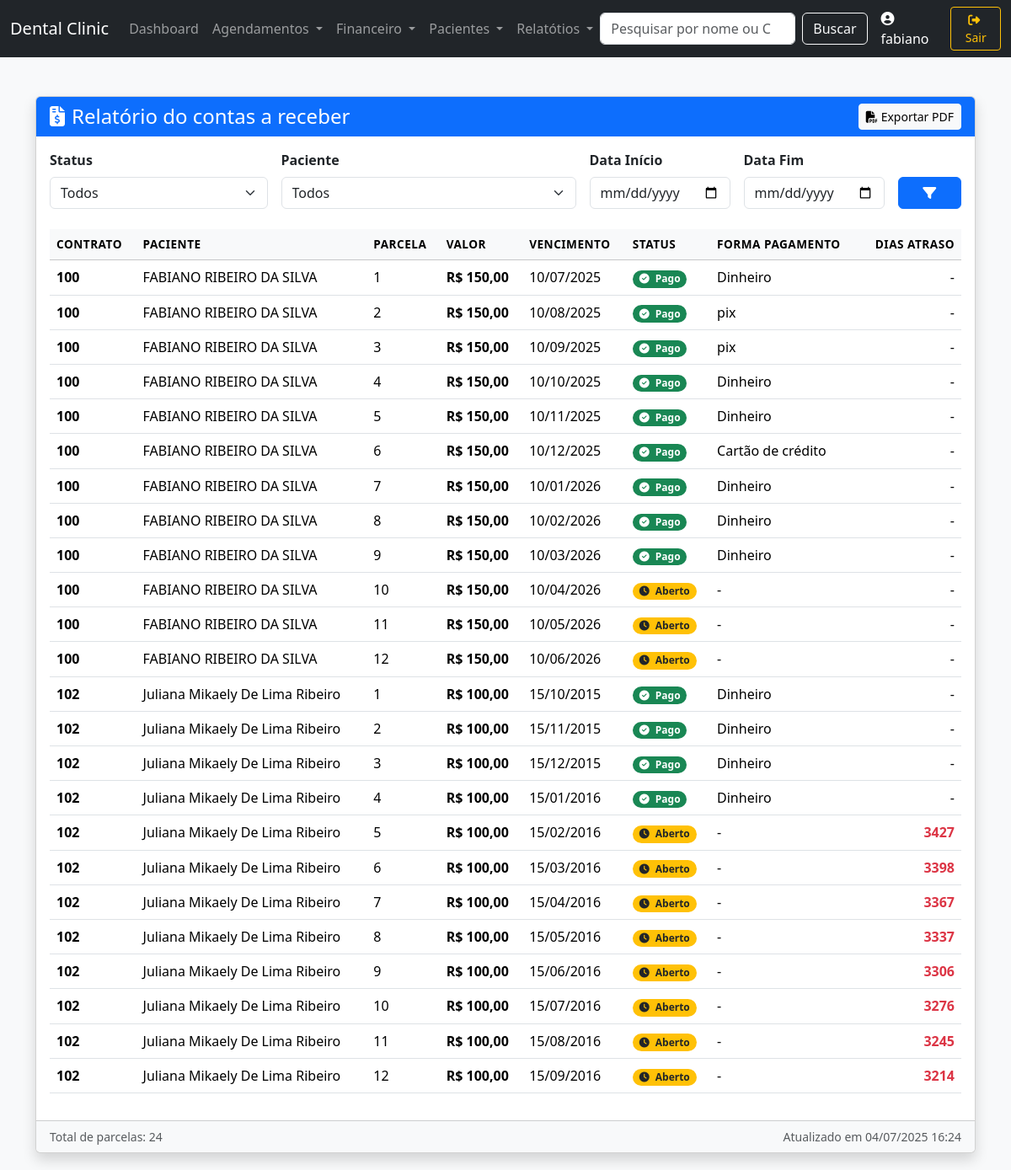
The page /financeiro/parcela/relatorio-parcelas/ (signed in) on the database its author committed.
### financeiro/models.py (models this page shows, shortened)
class Parcela(models.Model):
    FORMA_PAGAMENTO_CHOICES = [
        ('dinheiro', 'Dinheiro'),
        ('pix_pj', 'Pix PJ'),
        ('pix_pf', 'Pix PF'),
        ('cartao_credito', 'Cartão de crédito'),
        ('cartao_debito', 'Cartão de débito'),
    ]
    contrato = models.ForeignKey(Contrato, on_delete=models.CASCADE, related_name='parcelas')
    numero = models.PositiveIntegerField(verbose_name="Parcela")
    data_vencimento = models.DateField()
    valor = models.DecimalField(max_digits=10, decimal_places=2)
    valor_pago = models.DecimalField(max_digits=10, decimal_places=2, null=True, blank=True)  # <== ADICIONADO
    status = models.CharField(max_length=20, choices=[('aberto', 'Aberto'), ('pago', 'Pago')], default="aberto")
    data_pagamento = models.DateField(null=True, blank=True)
    forma_pagamento = models.CharField(max_length=20, choices=FORMA_PAGAMENTO_CHOICES, null=True, blank=True)
    observacao = models.TextField(blank=True)

class Contrato(models.Model):
    STATUS_CONTRATO_CHOICES = [
        ('ativo', 'ATIVO'),
        ('pendente', 'PENDENTE'),
        ('cancelado', 'CANCELADO'),
        ]
    paciente = models.ForeignKey('paciente.Paciente', on_delete=models.CASCADE, verbose_name='Paciente')
    plano = models.ForeignKey(Plano, on_delete=models.CASCADE, verbose_name='Plano')
    data_adesao = models.DateField(default=date.today, verbose_name='Adesão')
    dia_vencimento = models.IntegerField(choices=[(d, f"Dia {d}") for d in [5, 10, 15, 20, 25, 30]], verbose_name='Vencimento')
    numero_contrato = models.CharField(max_length=20, unique=True, verbose_name='Contrato')
    status_contrato = models.CharField(max_length=20, verbose_name='Status', choices=STATUS_CONTRATO_CHOICES, null=True, blank=True)

### paciente/models.py (models this page shows, shortened)
class Paciente(models.Model):
    nome = models.CharField(max_length=100)
    cpf = models.CharField(max_length=14, unique=True)
    data_nascimento = models.DateField()
    nome_pai = models.CharField(max_length=150, blank=True, null=True)
    nome_mae = models.CharField(max_length=150, blank=True, null=True)
    nacionalidade = models.CharField(max_length=100, blank=True, null=True)
    naturalidade = models.CharField(max_length=100, blank=True, null=True)
    estado_civil = models.CharField(
        max_length=20,
        choices=[
            ('solteiro', 'Solteiro(a)'),
            ('casado', 'Casado(a)'),
            ('divorciado', 'Divorciado(a)'),
            ('viuvo', 'Viúvo(a)'),
            ('outro', 'Outro'),
        ],
        blank=True,
        null=True
    )
    sexo = models.CharField(
        max_length=10,
        choices=[
            ('masculino', 'Masculino'),
            ('feminino', 'Feminino'),
            ('outro', 'Outro'),
        ],
        blank=True,
        null=True
    )
    profissao = models.CharField(max_length=100, blank=True, null=True)
    telefone = models.CharField(max_length=20, blank=True, null=True)
    observacao_contato = models.TextField(blank=True, null=True)
    cep = models.CharField(max_length=9, blank=True, null=True)
    endereco = models.CharField(max_length=150, blank=True, null=True)
    numero = models.CharField(max_length=10, blank=True, null=True)
    bairro = models.CharField(max_length=100, blank=True, null=True)
    cidade = models.CharField(max_length=100, blank=True, null=True)
    uf = models.CharField(max_length=2, blank=True, null=True)
    complemento = models.CharField(max_length=100, blank=True, null=True)
    ponto_referencia = models.CharField(max_length=150, blank=True, null=True)
    outras_observacoes = models.TextField(blank=True, null=True)
    data_cadastro = models.DateTimeField(auto_now_add=True)

### financeiro/views.py (the view, shortened to what this page needs)
# urls.py: path('parcela/relatorio-parcelas/', views.relatorio_parcelas, name='relatorio_parcelas'),
def relatorio_parcelas(request):
    status = request.GET.get('status')
    paciente_id = request.GET.get('paciente')
    data_inicio = request.GET.get('data_inicio')
    data_fim = request.GET.get('data_fim')
    hoje = localdate()
    parcelas = Parcela.objects.select_related('contrato__paciente')
    if status == 'pagas':
        parcelas = parcelas.filter(status='pago')
    elif status == 'atrasadas':
        parcelas = parcelas.filter(status='aberto', data_vencimento__lt=hoje)
    elif status == 'a_receber':
        parcelas = parcelas.filter(status='aberto', data_vencimento__gte=hoje)
    if paciente_id:
        parcelas = parcelas.filter(contrato__paciente_id=paciente_id)
    if data_inicio:
        parcelas = parcelas.filter(data_vencimento__gte=data_inicio)
    if data_fim:
        parcelas = parcelas.filter(data_vencimento__lte=data_fim)
    parcelas_list = []
    for p in parcelas:
        dias_atraso = 0
        if p.status == 'aberto' and p.data_vencimento < hoje:
            dias_atraso = (hoje - p.data_vencimento).days
        parcelas_list.append((p, dias_atraso))
    pacientes = Paciente.objects.all()
    return render(request, 'financeiro/parcela/relatorio_parcelas.html', {
        'parcelas_list': parcelas_list,
        'status': status,
        'pacientes': pacientes,
        'paciente_selecionado': paciente_id,
        'data_inicio': data_inicio,
        'data_fim': data_fim,
    })

### financeiro/templates/financeiro/parcela/relatorio_parcelas.html (shortened to what this page needs)
{% extends 'core/base.html' %}
{% block content %}
<div class="container mt-4">
  <div class="card shadow">
    <div class="card-header bg-primary text-white">
      <div class="d-flex justify-content-between align-items-center">
        <h2 class="h4 mb-0">
          <i class="fas fa-file-invoice-dollar me-2"></i>Relatório do contas a receber
        </h2>
        <a href="?status={{ status }}&paciente={{ paciente_selecionado }}&data_inicio={{ data_inicio }}&data_fim={{ data_fim }}&exportar=1"
           class="btn btn-light btn-sm">
          <i class="fas fa-file-pdf me-1"></i>Exportar PDF
        </a>
      </div>
    </div>
    <div class="card-body">
      <form method="get" class="mb-4">
        <div class="row g-3">
          <div class="col-md-3">
            <label class="form-label fw-bold">Status</label>
            <select name="status" class="form-select" onchange="this.form.submit()">
              <option value="">Todos</option>
            </select>
          </div>
          <div class="col-md-4">
             <label class="form-label fw-bold">Paciente</label>
             <select name="paciente" class="form-select" onchange="this.form.submit()">
                 <option value="">Todos</option>
                </select>
            </div>
          <div class="col-md-2">
            <label class="form-label fw-bold">Data Início</label>
            <input type="date" name="data_inicio" class="form-control" value="{{ data_inicio }}" onchange="this.form.submit()">
          </div>
          <div class="col-md-2">
            <label class="form-label fw-bold">Data Fim</label>
            <input type="date" name="data_fim" class="form-control" value="{{ data_fim }}" onchange="this.form.submit()">
          </div>
          <div class="col-md-1 d-flex align-items-end">
            <button type="button" onclick="this.form.submit()" class="btn btn-primary w-100">
              <i class="fas fa-filter"></i>
            </button>
          </div>
        </div>
      </form>
      <div class="table-responsive">
        <table class="table table-hover">
          <thead class="table-light">
            <tr>
              <th>Contrato</th>
              <th>Paciente</th>
              <th>Parcela</th>
              <th>Valor</th>
              <th>Vencimento</th>
              <th>Status</th>
              <th>Forma Pagamento</th>
              <th class="text-end">Dias Atraso</th>
            </tr>
          </thead>
          <tbody>
            {% for p, atraso in parcelas_list %}
            <tr>
              <td class="fw-semibold">{{ p.contrato.numero_contrato }}</td>
              <td>{{ p.contrato.paciente.nome }}</td>
              <td>{{ p.numero }}</td>
              <td class="fw-semibold">R$ {{ p.valor|floatformat:2 }}</td>
              <td class="{% if p.data_vencimento < today and p.status != 'pago' %}text-danger{% endif %}">
                {{ p.data_vencimento|date:"d/m/Y" }}
              </td>
              <td>
                {% if p.status == 'pago' %}
                  <span class="badge bg-success rounded-pill">
                    <i class="fas fa-check-circle me-1"></i> Pago
                  </span>
                {% elif p.data_vencimento < today %}
                  <span class="badge bg-danger rounded-pill">
                    <i class="fas fa-exclamation-circle me-1"></i> Atrasado
                  </span>
                {% else %}
                  <span class="badge bg-warning text-dark rounded-pill">
                    <i class="fas fa-clock me-1"></i> Aberto
                  </span>
                {% endif %}
              </td>
              <td>{{ p.get_forma_pagamento_display|default:"-" }}</td>
              <td class="text-end {% if atraso > 0 %}fw-bold text-danger{% endif %}">
                {% if atraso > 0 %}{{ atraso }}{% else %}-{% endif %}
              </td>
            </tr>
            {% empty %}
            <tr>
              <td colspan="8" class="text-center py-4 text-muted">
                <i class="fas fa-search me-2"></i>Nenhuma parcela encontrada com os filtros selecionados
              </td>
            </tr>
            {% endfor %}
          </tbody>
        </table>
      </div>
    </div>
    <div class="card-footer bg-light">
      <div class="d-flex justify-content-between align-items-center">
        <small class="text-muted">Total de parcelas: {{ parcelas_list|length }}</small>
        <small class="text-muted">Atualizado em {% now "d/m/Y H:i" %}</small>
      </div>
    </div>
  </div>
</div>
<link rel="stylesheet" href="https://code.jquery.com/ui/1.13.1/themes/base/jquery-ui.css">
{% endblock %}

### templates/core/base.html (shortened to what this page needs)
<!doctype html>
<html lang="pt-br">
<head>
  <link href="https://cdn.jsdelivr.net/npm/bootstrap@5.3.3/dist/css/bootstrap.min.css" rel="stylesheet" />
  <link href="https://cdnjs.cloudflare.com/ajax/libs/font-awesome/6.4.0/css/all.min.css" rel="stylesheet" />
</head>
<body>
<nav class="navbar navbar-expand-lg navbar-dark bg-dark fixed-top">
  <div class="container-fluid">
    <a class="navbar-brand" href="{% url 'core:dashboard' %}">Dental Clinic</a>
    <div class="collapse navbar-collapse" id="navbarNavDropdown">
      <ul class="navbar-nav me-auto">
        <li class="nav-item">
          <a class="nav-link" href="{% url 'core:dashboard' %}">Dashboard</a>
        </li>
        <li class="nav-item dropdown">
          <a
            class="nav-link dropdown-toggle"
            href="#"
            id="agendamentoDropdown"
            role="button"
            data-bs-toggle="dropdown"
            aria-expanded="false"
          >
            Agendamentos
          </a>
        </li>
        <li class="nav-item dropdown">
          <a
            class="nav-link dropdown-toggle"
            href="#"
            id="financeiroDropdown"
            role="button"
            data-bs-toggle="dropdown"
            aria-expanded="false"
          >
            Financeiro
          </a>
        </li>
        <li class="nav-item dropdown">
          <a
            class="nav-link dropdown-toggle"
            href="#"
            id="pacientesDropdown"
            role="button"
            data-bs-toggle="dropdown"
            aria-expanded="false"
          >
            Pacientes
          </a>
        </li>
         <li class="nav-item dropdown">
          <a
            class="nav-link dropdown-toggle"
            href="#"
            id="pacientesDropdown"
            role="button"
            data-bs-toggle="dropdown"
            aria-expanded="false"
          >
            Relatótios
          </a>
        </li>
      </ul>
      <form class="d-flex" role="search" action="{% url 'financeiro:buscar_paciente' %}" method="GET">
    <input
      id="autocomplete-busca"
      class="form-control me-2"
      type="search"
      placeholder="Pesquisar por nome ou CPF"
      aria-label="Pesquisar"
      name="q"
      autocomplete="on"
    />
    <button class="btn btn-outline-light" type="submit">Buscar</button>
</form>
{% if user.is_authenticated %}
  <div class="d-flex align-items-center ms-3">
    <span class="text-white me-2">
      <i class="fas fa-user-circle me-1"></i> {{ user.get_full_name|default:user.username }}
    </span>
    <form method="post" action="{% url 'logout' %}">
      <button type="submit" class="btn btn-outline-warning btn-sm">
        <i class="fas fa-sign-out-alt me-1"></i> Sair
      </button>
    </form>
  </div>
{% endif %}
    </div>
  </div>
</nav>
<div class="container-fluid dashboard">
  {% block content %}{% endblock %}
</div>
<link rel="stylesheet" href="https://code.jquery.com/ui/1.13.0/themes/base/jquery-ui.css">
</body>
</html>

### templates/core/base.html (style rules this page uses)
body { background-color: #f8f9fa; padding-top: 70px; }
.dashboard { display: flex; gap: 20px; padding: 20px; }
.card-header { font-weight: bold; }

### financeiro/templates/financeiro/parcela/relatorio_parcelas.html (style rules this page uses)
.table th { font-weight: 600; font-size: 0.85rem; text-transform: uppercase; letter-spacing: 0.5px; }
.card-header { border-bottom: none; }

### rows shown on the page
Parcela: contrato.numero_contrato "100", contrato.paciente.nome "FABIANO RIBEIRO DA SILVA", numero "1", valor "150,00", data_vencimento "10/07/2025", status "pago" (drawn), forma_pagamento "Dinheiro"
Parcela: contrato.numero_contrato "100", contrato.paciente.nome "FABIANO RIBEIRO DA SILVA", numero "2", valor "150,00", data_vencimento "10/08/2025", status "pago" (drawn), forma_pagamento "pix"
Parcela: contrato.numero_contrato "100", contrato.paciente.nome "FABIANO RIBEIRO DA SILVA", numero "3", valor "150,00", data_vencimento "10/09/2025", status "pago" (drawn), forma_pagamento "pix"
Parcela: contrato.numero_contrato "100", contrato.paciente.nome "FABIANO RIBEIRO DA SILVA", numero "4", valor "150,00", data_vencimento "10/10/2025", status "pago" (drawn), forma_pagamento "Dinheiro"
Parcela: contrato.numero_contrato "100", contrato.paciente.nome "FABIANO RIBEIRO DA SILVA", numero "5", valor "150,00", data_vencimento "10/11/2025", status "pago" (drawn), forma_pagamento "Dinheiro"
Parcela: contrato.numero_contrato "100", contrato.paciente.nome "FABIANO RIBEIRO DA SILVA", numero "6", valor "150,00", data_vencimento "10/12/2025", status "pago" (drawn), forma_pagamento "Cartão de crédito"
Parcela: contrato.numero_contrato "100", contrato.paciente.nome "FABIANO RIBEIRO DA SILVA", numero "7", valor "150,00", data_vencimento "10/01/2026", status "pago" (drawn), forma_pagamento "Dinheiro"
Parcela: contrato.numero_contrato "100", contrato.paciente.nome "FABIANO RIBEIRO DA SILVA", numero "8", valor "150,00", data_vencimento "10/02/2026", status "pago" (drawn), forma_pagamento "Dinheiro"
Parcela: contrato.numero_contrato "100", contrato.paciente.nome "FABIANO RIBEIRO DA SILVA", numero "9", valor "150,00", data_vencimento "10/03/2026", status "pago" (drawn), forma_pagamento "Dinheiro"
Parcela: contrato.numero_contrato "100", contrato.paciente.nome "FABIANO RIBEIRO DA SILVA", numero "10", valor "150,00", data_vencimento "10/04/2026", status "aberto" (drawn), forma_pagamento "-"
Parcela: contrato.numero_contrato "100", contrato.paciente.nome "FABIANO RIBEIRO DA SILVA", numero "11", valor "150,00", data_vencimento "10/05/2026", status "aberto" (drawn), forma_pagamento "-"
Parcela: contrato.numero_contrato "100", contrato.paciente.nome "FABIANO RIBEIRO DA SILVA", numero "12", valor "150,00", data_vencimento "10/06/2026", status "aberto" (drawn), forma_pagamento "-"
Parcela: contrato.numero_contrato "102", contrato.paciente.nome "Juliana Mikaely De Lima Ribeiro", numero "1", valor "100,00", data_vencimento "15/10/2015", status "pago" (drawn), forma_pagamento "Dinheiro"
Parcela: contrato.numero_contrato "102", contrato.paciente.nome "Juliana Mikaely De Lima Ribeiro", numero "2", valor "100,00", data_vencimento "15/11/2015", status "pago" (drawn), forma_pagamento "Dinheiro"
Parcela: contrato.numero_contrato "102", contrato.paciente.nome "Juliana Mikaely De Lima Ribeiro", numero "3", valor "100,00", data_vencimento "15/12/2015", status "pago" (drawn), forma_pagamento "Dinheiro"
Parcela: contrato.numero_contrato "102", contrato.paciente.nome "Juliana Mikaely De Lima Ribeiro", numero "4", valor "100,00", data_vencimento "15/01/2016", status "pago" (drawn), forma_pagamento "Dinheiro"
Parcela: contrato.numero_contrato "102", contrato.paciente.nome "Juliana Mikaely De Lima Ribeiro", numero "5", valor "100,00", data_vencimento "15/02/2016", status "aberto" (drawn), forma_pagamento "-", atraso "3427"
Parcela: contrato.numero_contrato "102", contrato.paciente.nome "Juliana Mikaely De Lima Ribeiro", numero "6", valor "100,00", data_vencimento "15/03/2016", status "aberto" (drawn), forma_pagamento "-", atraso "3398"
Parcela: contrato.numero_contrato "102", contrato.paciente.nome "Juliana Mikaely De Lima Ribeiro", numero "7", valor "100,00", data_vencimento "15/04/2016", status "aberto" (drawn), forma_pagamento "-", atraso "3367"
Parcela: contrato.numero_contrato "102", contrato.paciente.nome "Juliana Mikaely De Lima Ribeiro", numero "8", valor "100,00", data_vencimento "15/05/2016", status "aberto" (drawn), forma_pagamento "-", atraso "3337"
Parcela: contrato.numero_contrato "102", contrato.paciente.nome "Juliana Mikaely De Lima Ribeiro", numero "9", valor "100,00", data_vencimento "15/06/2016", status "aberto" (drawn), forma_pagamento "-", atraso "3306"
Parcela: contrato.numero_contrato "102", contrato.paciente.nome "Juliana Mikaely De Lima Ribeiro", numero "10", valor "100,00", data_vencimento "15/07/2016", status "aberto" (drawn), forma_pagamento "-", atraso "3276"
Parcela: contrato.numero_contrato "102", contrato.paciente.nome "Juliana Mikaely De Lima Ribeiro", numero "11", valor "100,00", data_vencimento "15/08/2016", status "aberto" (drawn), forma_pagamento "-", atraso "3245"
Parcela: contrato.numero_contrato "102", contrato.paciente.nome "Juliana Mikaely De Lima Ribeiro", numero "12", valor "100,00", data_vencimento "15/09/2016", status "aberto" (drawn), forma_pagamento "-", atraso "3214"

### other values the page prints
{{ user.get_full_name|default:user.username }} "fabiano"
{{ parcelas_list|length }} "24"
